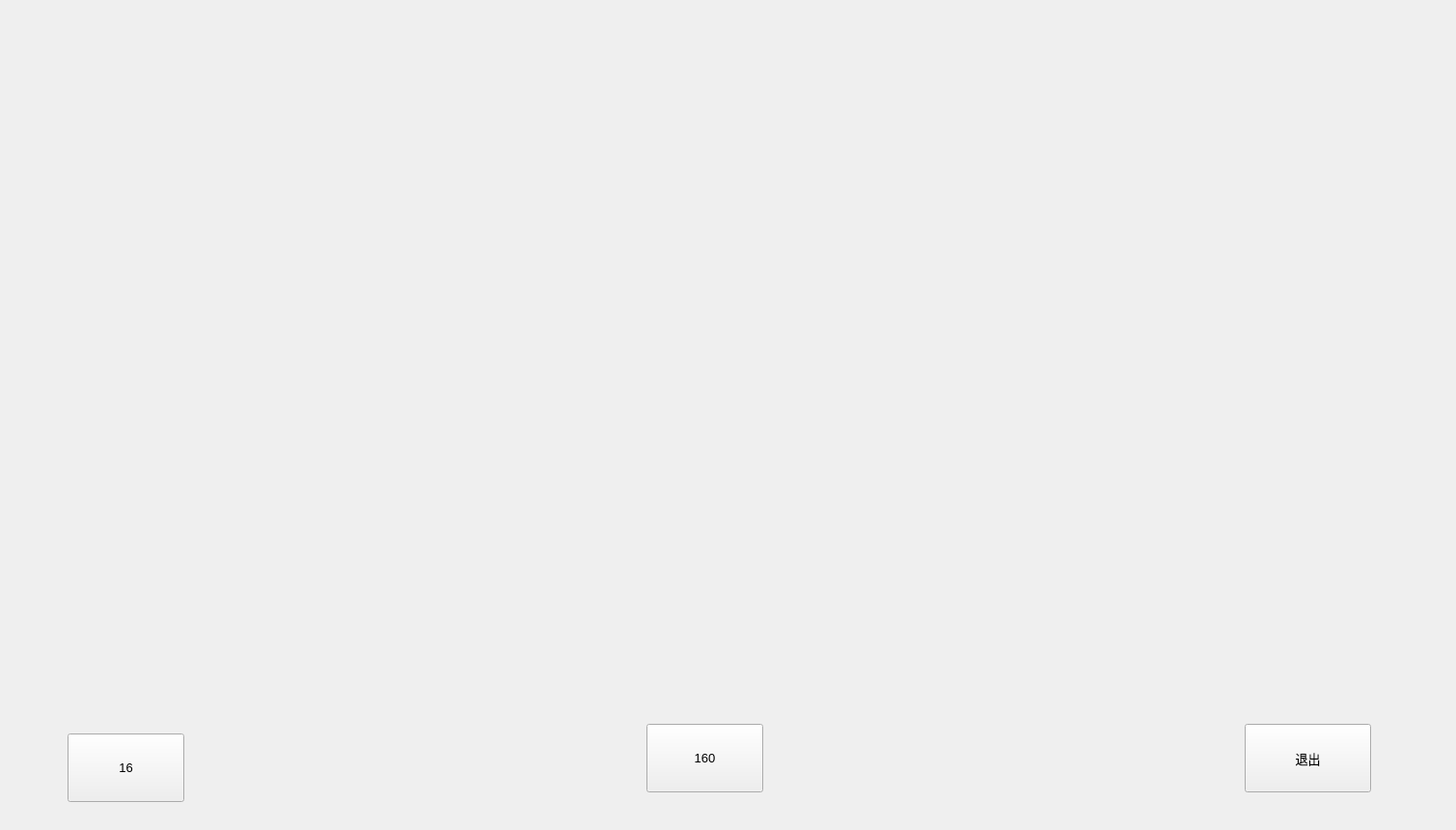
<?xml version="1.0" encoding="UTF-8"?>
<ui version="4.0">
 <class>window</class>
 <widget class="QWidget" name="window">
  <property name="geometry">
   <rect>
    <x>0</x>
    <y>0</y>
    <width>1509</width>
    <height>860</height>
   </rect>
  </property>
  <property name="windowTitle">
   <string>抽奖游戏</string>
  </property>
  <property name="styleSheet">
   <string notr="true">#window{background-image:url(&quot;./Picture/Lulu.png&quot;)}</string>
  </property>
  <widget class="QPushButton" name="Button1">
   <property name="geometry">
    <rect>
     <x>70</x>
     <y>760</y>
     <width>121</width>
     <height>71</height>
    </rect>
   </property>
   <property name="font">
    <font>
     <pointsize>10</pointsize>
    </font>
   </property>
   <property name="styleSheet">
    <string notr="true">Button1{background-color：rgba(255, 255, 255, 128)}</string>
   </property>
   <property name="text">
    <string>16</string>
   </property>
  </widget>
  <widget class="QPushButton" name="Button2">
   <property name="geometry">
    <rect>
     <x>670</x>
     <y>750</y>
     <width>121</width>
     <height>71</height>
    </rect>
   </property>
   <property name="font">
    <font>
     <pointsize>10</pointsize>
    </font>
   </property>
   <property name="styleSheet">
    <string notr="true">Button2{background-color：rgba(255, 255, 255, 128)}</string>
   </property>
   <property name="text">
    <string>160</string>
   </property>
   <property name="autoDefault">
    <bool>false</bool>
   </property>
  </widget>
  <widget class="QPushButton" name="Button3">
   <property name="geometry">
    <rect>
     <x>1290</x>
     <y>750</y>
     <width>131</width>
     <height>71</height>
    </rect>
   </property>
   <property name="font">
    <font>
     <pointsize>10</pointsize>
    </font>
   </property>
   <property name="styleSheet">
    <string notr="true">Button3{background-color：rgba(255, 255, 255, 128)}</string>
   </property>
   <property name="text">
    <string>退出</string>
   </property>
  </widget>
 </widget>
 <resources/>
 <connections/>
</ui>
